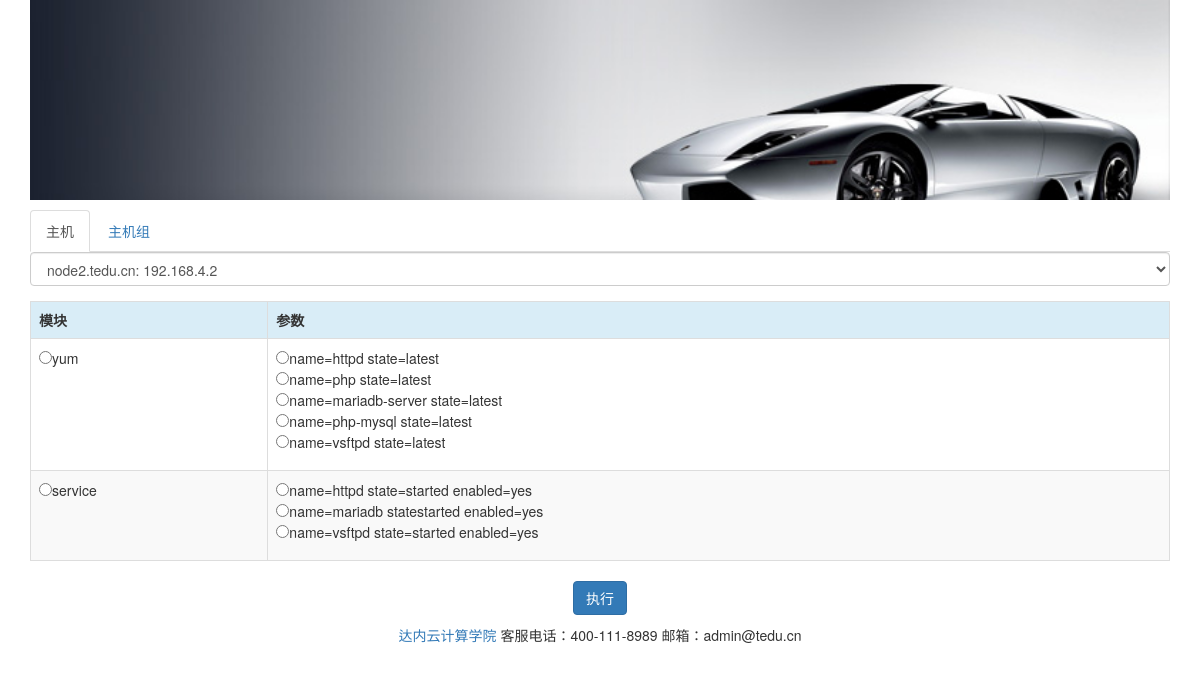
/webansi/tasks/, run on the app's committed database.
### webansi/models.py (models this page shows, shortened)
class Module(models.Model):
    module_name = models.CharField(max_length=50)

class Args(models.Model):
    args_text = models.CharField(max_length=100)
    module = models.ForeignKey(Module, on_delete=models.CASCADE)

### webansi/views.py (the view, shortened to what this page needs)
def tasks(request):
    groups = Group.objects.all()
    hosts = Host.objects.all()
    modules = Module.objects.all()
    context = {'groups': groups, 'hosts': hosts, 'modules': modules}
    return render(request, 'webansi/tasks.html', context)

### webansi/templates/webansi/tasks.html (shortened to what this page needs)
{% extends 'webansi/base.html' %}
{% block content %}
    <ul class="nav nav-tabs">
        <li class="active"><a href="#host" data-toggle="tab">主机</a></li>
        <li><a href="#group" data-toggle="tab">主机组</a></li>
    </ul>
    <div class="tab-content">
        <div class="tab-pane active" id="host">
            <form action="" method="post" role="form">
                <div class="form-group">
                    <select class="form-control" name="ip" id="">
                        {% for h in hosts %}
                            <option value="{{ h.ipaddr }}">{{ h.hostname }}: {{ h.ipaddr }}</option>
                        {% endfor %}
                    </select>
                </div>
                <table class="table table-bordered table-striped">
                    <tr class="info">
                        <th>模块</th><th>参数</th>
                    </tr>
                    {% for module in modules %}
                        <tr>
                            <td>
                                <input name="hmod" type="radio" value="{{ module.module_name }}">{{ module.module_name }}
                            </td>
                            <td>
                                <ul class="list-unstyled">
                                    {% for args in module.args_set.all %}
                                        <li>
                                            <input name="hparam" type="radio" value="{{ args.args_text }}">{{ args.args_text }}
                                        </li>
                                    {% endfor %}
                                </ul>
                            </td>
                        </tr>
                    {% endfor %}
                </table>
                <div class="text-center">
                    <input class="btn btn-primary" type="submit" value="执行">
                </div>
            </form>
        </div>
    </div>
{% endblock %}

### webansi/templates/webansi/base.html (shortened to what this page needs)
{% load staticfiles %}
<!DOCTYPE html>
<html lang="en">
<head>
    <link rel="stylesheet" href="{% static 'css/bootstrap.min.css' %}">
</head>
<body>
<div class="container">
    <div class="banner"></div>
    <div class="main">{% block content %}{% endblock %}</div>
    <div class="footer">
        <a href="http://linux.tedu.cn" target="_blank">达内云计算学院</a>
        客服电话：400-111-8989 邮箱：admin@tedu.cn
    </div>
</div>
</body>
</html>

### data on the page
Module: module_name "yum"
Args: args_text "name=httpd state=latest"
Args: args_text "name=php state=latest"
Args: args_text "name=mariadb-server state=latest"
Args: args_text "name=php-mysql state=latest"
Args: args_text "name=vsftpd state=latest"
Module: module_name "service"
Args: args_text "name=httpd state=started enabled=yes"
Args: args_text "name=mariadb statestarted enabled=yes"
Args: args_text "name=vsftpd state=started enabled=yes"

### other printed values
form field ip "node2.tedu.cn: 192.168.4.2"
